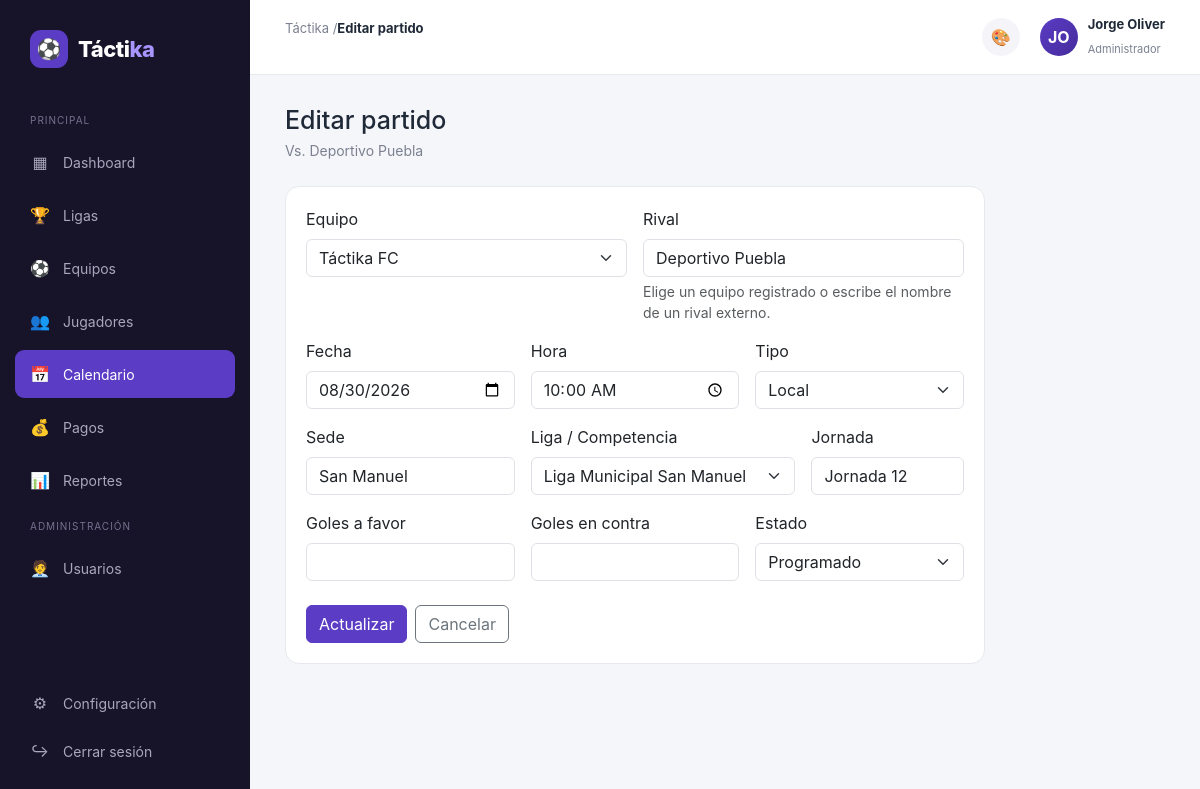
The page /public/partidos/editar/1 (signed in) on the database its author committed.
### tables this page shows
CREATE TABLE IF NOT EXISTS partidos (
    id INT AUTO_INCREMENT PRIMARY KEY,
    liga_id INT NULL,
    equipo_id INT NULL,
    rival VARCHAR(100) NOT NULL,
    fecha DATE NOT NULL,
    hora TIME NOT NULL,
    sede VARCHAR(150),
    tipo ENUM('local', 'visitante') NOT NULL DEFAULT 'local',
    competencia VARCHAR(100),
    jornada VARCHAR(50),
    goles_favor INT NULL,
    goles_contra INT NULL,
    estado ENUM('programado', 'jugado', 'cancelado') NOT NULL DEFAULT 'programado',
    created_at TIMESTAMP DEFAULT CURRENT_TIMESTAMP,
    FOREIGN KEY (liga_id) REFERENCES ligas(id) ON DELETE SET NULL,
    FOREIGN KEY (equipo_id) REFERENCES equipos(id) ON DELETE SET NULL
);

CREATE TABLE IF NOT EXISTS equipos (
    id INT AUTO_INCREMENT PRIMARY KEY,
    liga_id INT NULL,
    nombre VARCHAR(100) NOT NULL,
    categoria VARCHAR(50),
    temporada VARCHAR(20),
    escudo VARCHAR(255),
    fecha_ingreso DATE NULL,
    sede VARCHAR(150),
    representante_id INT NULL,
    dt_id INT NULL,
    created_at TIMESTAMP DEFAULT CURRENT_TIMESTAMP,
    FOREIGN KEY (liga_id) REFERENCES ligas(id) ON DELETE SET NULL,
    FOREIGN KEY (representante_id) REFERENCES staff(id) ON DELETE SET NULL,
    FOREIGN KEY (dt_id) REFERENCES staff(id) ON DELETE SET NULL
);

CREATE TABLE IF NOT EXISTS ligas (
    id INT AUTO_INCREMENT PRIMARY KEY,
    nombre VARCHAR(100) NOT NULL,
    temporada VARCHAR(20),
    dias_partido_semana TINYINT NOT NULL DEFAULT 1 CHECK (dias_partido_semana BETWEEN 1 AND 7),
    total_equipos INT NULL CHECK (total_equipos IS NULL OR total_equipos % 2 = 0),
    permite_calendario_incompleto TINYINT(1) NOT NULL DEFAULT 0,
    estado ENUM('activa', 'inactiva') NOT NULL DEFAULT 'activa',
    created_at TIMESTAMP DEFAULT CURRENT_TIMESTAMP
);

### app/controllers/PartidosController.php (called while the page is built, shortened)
<?php
class PartidosController extends Controller
{
    public function editar(int $id): void
    {
        $partidoModel = $this->model('Partido');
        $equipoModel = $this->model('Equipo');
        $ligaModel = $this->model('Liga');
        $this->view('partidos/editar', [
            'titulo' => 'Editar partido',
            'activeMenu' => 'partidos',
            'partido' => $partidoModel->find($id),
            'equipos' => $equipoModel->all(),
            'ligas' => $ligaModel->all('nombre ASC'),
        ]);
    }
}

### app/core/App.php (called while the page is built, shortened)
<?php
class App
{
    protected string $method = 'index';
    public function __construct()
    {
        $url = $this->parseUrl();
        if (!empty($url[0]) && file_exists(APP_PATH . '/controllers/' . ucfirst($url[0]) . 'Controller.php')) {
            unset($url[0]);
        }
        $controller = new $this->controllerName();
        if (!empty($url[1]) && method_exists($controller, $url[1])) {
            $this->method = $url[1];
            unset($url[1]);
        }
        $this->params = $url ? array_values($url) : [];
        call_user_func_array([$controller, $this->method], $this->params);
    }
    protected function parseUrl(): array
    {
        if (isset($_GET['url'])) {
            $url = rtrim($_GET['url'], '/');
            $url = filter_var($url, FILTER_SANITIZE_URL);
            return explode('/', $url);
        }
        return [];
    }
}

### public/index.php (called while the page is built, shortened)
<?php
spl_autoload_register(function ($class) {
    $paths = [
        APP_PATH . '/core/' . $class . '.php',
        APP_PATH . '/controllers/' . $class . '.php',
        APP_PATH . '/models/' . $class . '.php',
    ];
    foreach ($paths as $path) {
        if (file_exists($path)) {
            return;
        }
    }
});
new App();

### app/core/Model.php (called while the page is built, shortened)
<?php
abstract class Model
{
    protected PDO $db;
    protected string $table;
    public function __construct()
    {
        $this->db = Database::getConnection();
    }
    public function all(string $orderBy = 'id DESC'): array
    {
        $stmt = $this->db->query("SELECT * FROM {$this->table} ORDER BY {$orderBy}");
        return $stmt->fetchAll();
    }
    public function find(int $id): ?array
    {
        $stmt = $this->db->prepare("SELECT * FROM {$this->table} WHERE id = :id LIMIT 1");
        $stmt->execute(['id' => $id]);
        $row = $stmt->fetch();
        return $row ?: null;
    }
}

### app/core/Database.php (called while the page is built)
<?php
class Database
{
    private static ?PDO $instance = null;
    public static function getConnection(): PDO
    {
        if (self::$instance === null) {
            $dsn = 'mysql:host=' . DB_HOST . ';dbname=' . DB_NAME . ';charset=' . DB_CHARSET;
            try {
                self::$instance = new PDO($dsn, DB_USER, DB_PASS, [
                    PDO::ATTR_ERRMODE => PDO::ERRMODE_EXCEPTION,
                    PDO::ATTR_DEFAULT_FETCH_MODE => PDO::FETCH_ASSOC,
                    PDO::ATTR_EMULATE_PREPARES => false,
                ]);
            } catch (PDOException $e) {
                die('Error de conexión a la base de datos: ' . $e->getMessage());
            }
        }
        return self::$instance;
    }
}

### app/views/partidos/editar.php (the view, shortened to what this page needs)
<div class="welcome">
    <h1>Editar partido</h1>
    <p>Vs. <?= htmlspecialchars($partido['rival']) ?></p>
</div>
<div class="card form-card">
    <form method="post" action="<?= BASE_URL ?>/partidos/editar/<?= $partido['id'] ?>">
        <div class="row g-3">
            <div class="col-md-6">
                <label class="form-label">Equipo</label>
                <select name="equipo_id" id="equipo_id" class="form-select" data-datalist-target="rivales-list" data-equipos="<?= htmlspecialchars(json_encode(array_map(fn ($e) => ['id' => (int) $e['id'], 'nombre' => $e['nombre']], $equipos)), ENT_QUOTES) ?>">
                    <?php foreach ($equipos as $e): ?>
                        <option value="<?= $e['id'] ?>" <?= $partido['equipo_id'] == $e['id'] ? 'selected' : '' ?>>
                            <?= htmlspecialchars($e['nombre']) ?>
                        </option>
                    <?php endforeach; ?>
                </select>
            </div>
            <div class="col-md-6">
                <label class="form-label">Rival</label>
                <input type="text" name="rival" class="form-control" list="rivales-list" value="<?= htmlspecialchars($partido['rival']) ?>" required>
                <div class="form-text">Elige un equipo registrado o escribe el nombre de un rival externo.</div>
            </div>
            <div class="col-md-4">
                <label class="form-label">Fecha</label>
                <input type="date" name="fecha" class="form-control" value="<?= htmlspecialchars($partido['fecha']) ?>" required>
            </div>
            <div class="col-md-4">
                <label class="form-label">Hora</label>
                <input type="time" name="hora" class="form-control" value="<?= htmlspecialchars(substr($partido['hora'], 0, 5)) ?>" required>
            </div>
            <div class="col-md-4">
                <label class="form-label">Tipo</label>
                <select name="tipo" class="form-select">
                    <?php foreach (['local', 'visitante'] as $tipo): ?>
                        <option value="<?= $tipo ?>" <?= $partido['tipo'] === $tipo ? 'selected' : '' ?>><?= ucfirst($tipo) ?></option>
                    <?php endforeach; ?>
                </select>
            </div>
            <div class="col-md-4">
                <label class="form-label">Sede</label>
                <input type="text" name="sede" class="form-control" value="<?= htmlspecialchars($partido['sede'] ?? '') ?>">
            </div>
            <div class="col-md-5">
                <label class="form-label">Liga / Competencia</label>
                <select name="liga_id" class="form-select">
                    <?php foreach ($ligas as $l): ?>
                        <option value="<?= $l['id'] ?>" <?= (int) ($partido['liga_id'] ?? 0) === (int) $l['id'] ? 'selected' : '' ?>>
                            <?= htmlspecialchars($l['nombre']) ?>
                        </option>
                    <?php endforeach; ?>
                </select>
            </div>
            <div class="col-md-3">
                <label class="form-label">Jornada</label>
                <input type="text" name="jornada" class="form-control" value="<?= htmlspecialchars($partido['jornada'] ?? '') ?>">
            </div>
            <div class="col-md-4">
                <label class="form-label">Goles a favor</label>
                <input type="number" name="goles_favor" class="form-control" min="0" value="<?= htmlspecialchars($partido['goles_favor'] ?? '') ?>">
            </div>
            <div class="col-md-4">
                <label class="form-label">Goles en contra</label>
                <input type="number" name="goles_contra" class="form-control" min="0" value="<?= htmlspecialchars($partido['goles_contra'] ?? '') ?>">
            </div>
            <div class="col-md-4">
                <label class="form-label">Estado</label>
                <select name="estado" class="form-select">
                    <?php foreach (['programado', 'jugado', 'cancelado'] as $estado): ?>
                        <option value="<?= $estado ?>" <?= $partido['estado'] === $estado ? 'selected' : '' ?>><?= ucfirst($estado) ?></option>
                    <?php endforeach; ?>
                </select>
            </div>
        </div>
        <div class="mt-4 d-flex gap-2">
            <button type="submit" class="btn btn-primary">Actualizar</button>
            <a href="<?= BASE_URL ?>/partidos" class="btn btn-outline-secondary">Cancelar</a>
        </div>
    </form>
</div>

### public/css/style.css (style rules this page uses)
:root { --primary: #5b3cc4; --primary-dark: #452c9c; --primary-light: #eee9ff; --background: #f5f6fa; --surface: #ffffff; --text: #1f2937; --muted: #7b8190; --success: #22a06b; --success-bg: #e8f7f0; --danger: #dc4c4c; --danger-bg: #fdecec; --warning: #d89b24; --warning-bg: #fff6df; --border: #e8e9ef; --sidebar-width: 250px; }
* { margin: 0; padding: 0; box-sizing: border-box; }
body { font-family: Inter, Arial, sans-serif; background: var(--background); color: var(--text); }
button { font-family: inherit; }
a { text-decoration: none; }
.welcome { margin-bottom: 25px; }
.welcome h1 { font-size: 25px; margin-bottom: 5px; }
.welcome p { color: var(--muted); font-size: 14px; }
.card { background: var(--surface); border: 1px solid var(--border); border-radius: 14px; padding: 20px; }
.form-card { max-width: 700px; }
.btn-primary { background: var(--primary); border-color: var(--primary); }

### rows shown on the page
partidos: rival "Deportivo Puebla", equipo_id "Táctika FC", fecha "08/30/2026", hora "10:00", tipo "Local", sede "San Manuel", liga_id "Liga Municipal San Manuel", jornada "Jornada 12", estado "Programado"

### other values the page prints
APP_NAME "Táctika"
$titulo "Editar partido"
substr($_SESSION['usuario_nombre'] ?? '', 0, 2) "JO"
$_SESSION['usuario_nombre'] "Jorge Oliver"
$_SESSION['usuario_rol'] "Administrador"
